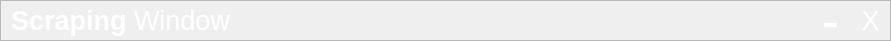
   <widget class="QFrame" name="frame">
    <property name="geometry">
     <rect>
      <x>0</x>
      <y>0</y>
      <width>891</width>
      <height>41</height>
     </rect>
    </property>
    <property name="styleSheet">
     <string notr="true">QFrame#frame{
background-color:rgba(7, 19, 35, 240);
}
</string>
    </property>
    <property name="frameShape">
     <enum>QFrame::StyledPanel</enum>
    </property>
    <property name="frameShadow">
     <enum>QFrame::Raised</enum>
    </property>
    <widget class="QPushButton" name="pushButton">
     <property name="geometry">
      <rect>
       <x>850</x>
       <y>0</y>
       <width>41</width>
       <height>41</height>
      </rect>
     </property>
     <property name="font">
      <font>
       <pointsize>20</pointsize>
      </font>
     </property>
     <property name="styleSheet">
      <string notr="true">QPushButton {
	border: none;
	background-color: rgba(0,0,0,0);
   color: white
}
QPushButton:hover {
	background-color: rgba(0,125,236,255);
}
QPushButton:pressed {	
	background-color: rgba(0,0,0,0);
}</string>
     </property>
     <property name="text">
      <string>X</string>
     </property>
    </widget>
    <widget class="QPushButton" name="pushButton_2">
     <property name="geometry">
      <rect>
       <x>810</x>
       <y>0</y>
       <width>41</width>
       <height>41</height>
      </rect>
     </property>
     <property name="font">
      <font>
       <pointsize>40</pointsize>
      </font>
     </property>
     <property name="styleSheet">
      <string notr="true">QPushButton {
	border: none;
	background-color: rgba(0,0,0,0);
   color: white
}
QPushButton:hover {
	background-color: rgba(0,125,236,255);
}
QPushButton:pressed {	
	background-color: rgba(0,0,0,0);
}</string>
     </property>
     <property name="text">
      <string>-</string>
     </property>
    </widget>
    <widget class="QLabel" name="label">
     <property name="geometry">
      <rect>
       <x>0</x>
       <y>0</y>
       <width>241</width>
       <height>41</height>
      </rect>
     </property>
     <property name="font">
      <font>
       <family>Segoe UI</family>
       <pointsize>20</pointsize>
       <weight>50</weight>
       <bold>false</bold>
      </font>
     </property>
     <property name="styleSheet">
      <string notr="true">color: white</string>
     </property>
     <property name="text">
      <string>&lt;strong&gt;Scraping&lt;/strong&gt; Window</string>
     </property>
     <property name="alignment">
      <set>Qt::AlignCenter</set>
     </property>
    </widget>
   </widget>
